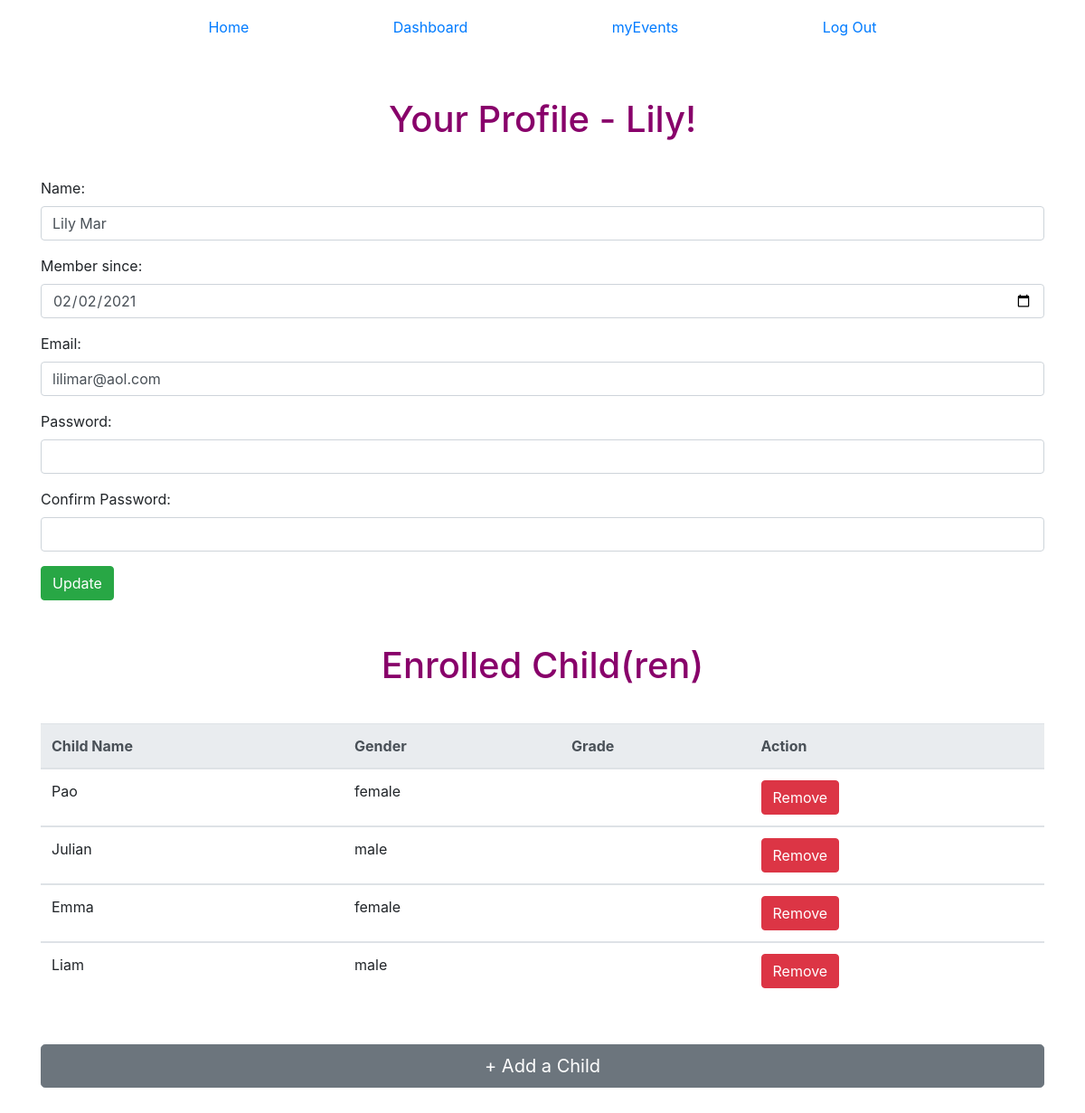
The app's page /ABC/myProfile (signed in), older data.
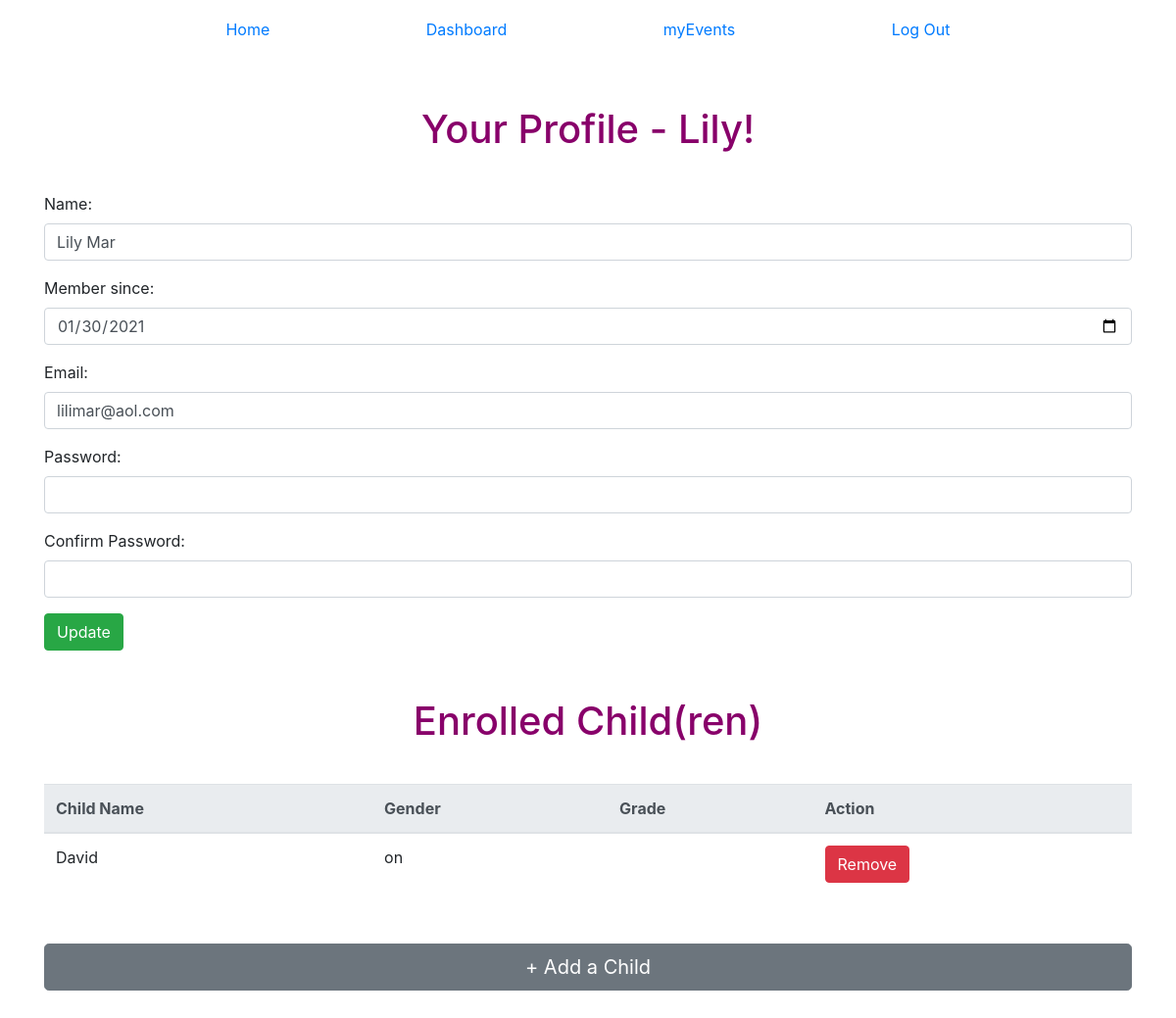
The same page, newer data.
### group_app/models.py (models this page shows)
class User(models.Model):
    first_name = models.CharField(max_length=60)
    last_name = models.CharField(max_length=60)
    email = models.EmailField(unique=True)
    password = models.CharField(max_length=100)
    created_at = models.DateTimeField(auto_now_add=True)
    updated_at = models.DateTimeField(auto_now=True)
    objects = UserManager()
    @ property
    def full_name(self):
        return f"{self.first_name} {self.last_name}"
    def get_date(self):
        return self.created_at.date()

class Child(models.Model):
    first_name = models.CharField(max_length=50)
    last_name = models.CharField(max_length=50)
    birth_date = models.DateTimeField()
    gender = models.CharField(max_length=10)
    age = models.IntegerField()
    program = models.CharField(max_length = 20)
    created_at = models.DateTimeField(auto_now_add=True)
    updated_at = models.DateTimeField(auto_now=True)
    parent_child = models.ForeignKey(User, related_name="enrolled_parent",on_delete=models.CASCADE)  #OneParentManyChildren and ManyChildren can belong to OneParent
    objects = ChildManager()

### group_app/views.py (the view)
# urls.py: path('myProfile', views.myProfile),
def myProfile(request):
    if 'user_id' not in request.session:
        return redirect('/ABC')
    user = User.objects.get(id=request.session['user_id'])
    children = Child.objects.all()
    context = {
        'user': user,
        'children': children,
    }
    return render(request, 'myProfile.html', context)

### group_app/templates/myProfile.html (shortened to what this page needs)
<!DOCTYPE html>
<html lang="en">
<head>
    <link href="https://stackpath.bootstrapcdn.com/bootstrap/4.5.0/css/bootstrap.min.css" rel="stylesheet"
>
    {% load static %}
    <link rel="stylesheet" href="{% static 'css/style.css' %}">
</head>
<body>
    <div class="container">
        <nav class="navbar">
            <a href="#">Home</a>
            <a href="/ABC/dashboard">Dashboard</a>
            <a href="/ABC/myEvents">myEvents</a>
            <a class="float-right" href="/ABC/logout">Log Out</a>
        </nav>
        <br>
        <br>
        <section id="my_profile">
            <div>
                <h1>Your Profile - {{ user.first_name }}!</h1>
                <form action="{% url 'update_myProfile' %}" method="POST">
                    <div class="form-group">
                        <label for="name">Name:</label>
                        <input type="text" name="name" class="form-control" value="{{ user.full_name }}">
                    </div>
                    <div class="form-group">
                        <label for="member_date">Member since:</label>
                        <input type="date" name="member_since" class="form-control"
                            value="{{ user.get_date|date:"Y-m-d" }}">
                    </div>
                    <div class="form-group">
                        <label for="email">Email:</label>
                        <input type="text" name="email" class="form-control" value="{{ user.email }}">
                    </div>
                    <div class="form-group">
                        <label for="password">Password:</label>
                        <input type="password" name="password" class="form-control">
                    </div>
                    <div class="form-group">
                        <label for="confirm_pw">Confirm Password:</label>
                        <input type="password" name="confirm_pw" class="form-control">
                    </div>
                    <button type="submit" class="btn btn-success">Update</button>
                </form>
            </div>
        </section>
        <br><br>
        <section id="enrolled_children">
            <div>
                <h1>Enrolled Child(ren)</h1>
                <table class="table">
                    <thead class="thead-light">
                        <tr>
                            <th scope="col">Child Name</th>
                            <th scope="col">Gender</th>
                            <th scope="col">Grade</th>
                            <th scope="col">Action</th>
                        </tr>
                    </thead>
                    {% for child in children %}
                    <tbody>
                        <tr>
                            <td>{{ child.first_name }}</td>
                            <td>{{ child.gender }}</td>
                            <td>{{ child.grade }}</td>
                            <td>
                                <form action="{% url 'remove_child_myProfile' %}" method="POST">
                                    <button class="btn btn-danger" type="submit">Remove</button>
                                </form>
                            </td>
                        </tr>
                    </tbody>
                    {% endfor %}
                </table>
                <a href="childForm" class="btn btn-secondary btn-lg btn-block">+ Add a Child </a>
            </div>
        </section>
        <br>
        <br>
    </div>
</body>
</html>

### group_app/static/css/style.css (style rules this page uses)
* { margin:0; padding:0; }
h1 { color: rgb(136, 0, 106); }
.navbar { display: flex; justify-content: space-evenly; margin:10px; }
#my_profile h1 { text-align: center; margin-bottom: 40px; }
#enrolled_children h1 { text-align: center; margin-bottom: 40px; }
#enrolled_children a { text-decoration: none; }
.btn-block { margin-top:50px; }
.container { margin-top:10px; }

Row changes from the older to the newer data that the page shows:
removed Child: first_name "Pao", gender "female"
removed Child: first_name "Julian", gender "male"
removed Child: first_name "Emma", gender "female"
removed Child: first_name "Liam", gender "male"
changed User "Lily": member_since "02/02/2021" → "01/30/2021"
added Child: first_name "David", gender "on"
